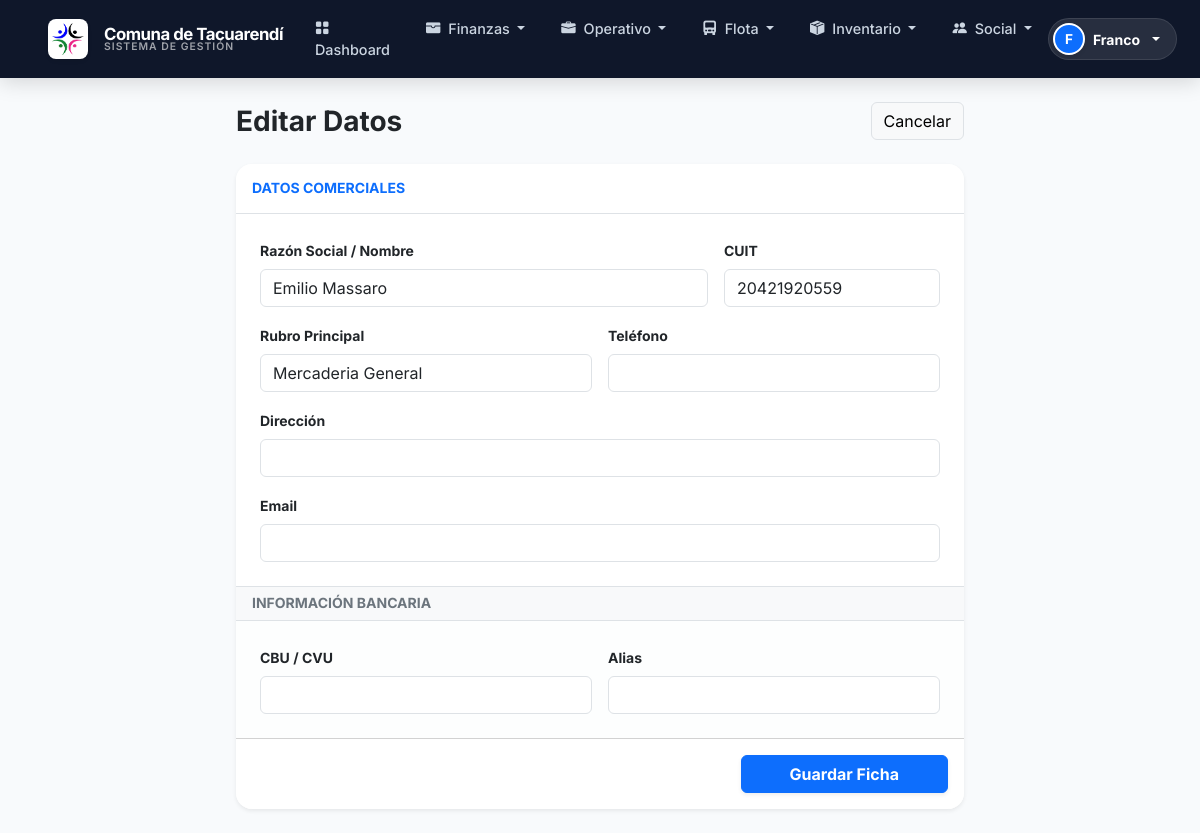
Page /proveedores/1/editar/ (signed in) on the committed database.
### finanzas/models.py (models this page shows, shortened)
class Proveedor(models.Model):
    nombre = models.CharField(max_length=200)
    cuit = models.CharField(max_length=20, blank=True, db_index=True)
    direccion = models.CharField(max_length=255, blank=True)
    telefono = models.CharField(max_length=50, blank=True)
    email = models.EmailField(blank=True)
    rubro = models.CharField(max_length=100, blank=True, null=True, help_text="Ej: Ferretería, Combustible")
    cbu = models.CharField(max_length=100, blank=True, null=True, verbose_name="CBU/CVU")
    alias = models.CharField(max_length=100, blank=True, null=True, verbose_name="Alias Bancario")
    activo = models.BooleanField(default=True)
    class Meta:
        verbose_name = "Proveedor"
        verbose_name_plural = "Proveedores"

### finanzas/views.py (the view, shortened to what this page needs)
# urls.py: path("proveedores/<int:pk>/editar/", views.ProveedorUpdateView.as_view(), name="proveedor_update"),
class ProveedorUpdateView(StaffRequiredMixin, UpdateView):
    model = Proveedor
    fields = ["nombre", "cuit", "telefono", "email", "direccion", "rubro", "cbu", "alias"]
    template_name = "finanzas/proveedor_form.html"
    success_url = reverse_lazy("finanzas:proveedor_list")

### finanzas/context_processors.py (called while the page is built)
def roles_ctx(request):
    if request.user.is_authenticated:
        return get_roles_ctx(request.user)
    return {}

def comuna_ctx(request):
    return {
        "COMUNA_NOMBRE": getattr(settings, "COMUNA_NOMBRE", "Comuna de Tacuarendí"),
        "COMUNA_CUIT": getattr(settings, "COMUNA_CUIT", ""),
        "COMUNA_TELEFONO": getattr(settings, "COMUNA_TELEFONO", ""),
        "COMUNA_EMAIL": getattr(settings, "COMUNA_EMAIL", ""),
        "COMUNA_DIRECCION": getattr(settings, "COMUNA_DOMICILIO", ""),
    }

### finanzas/mixins.py (called while the page is built)
def _tiene_grupo(user, grupos):
    if not user:
        return False
    if not getattr(user, "is_authenticated", False):
        return False
    if user.is_superuser:
        return True
    return user.groups.filter(name__in=grupos).exists()

def es_admin_sistema(user):
    return _tiene_grupo(user, ["ADMIN_SISTEMA", "ADMIN"])

def es_staff_finanzas(user):
    return _tiene_grupo(user, ["Finanzas", "STAFF_FINANZAS", "TESORERIA", "SECRETARIA"])

def es_operador_finanzas(user):
    return _tiene_grupo(user, ["Finanzas", "OPERADOR_FINANZAS", "CAJA", "STAFF_FINANZAS", "ADMIN_SISTEMA"])

def es_operador_social(user):
    grupos_permitidos = [
        "Social",
        "Social Administración",
        "GENEROYNIÑEZ",
        "OPERADOR_SOCIAL",
        "MESA_ENTRADA",
        "STAFF_FINANZAS",
        "ADMIN_SISTEMA"
    ]
    return _tiene_grupo(user, grupos_permitidos)

def es_equipo_genero(user):
    return _tiene_grupo(user, ["GENEROYNIÑEZ", "ADMIN_SISTEMA"])

def puede_ver_historial_economico(user):
    if not user or not user.is_authenticated:
        return False
    if user.is_superuser:
        return True
    grupos_dinero = ["Finanzas", "STAFF_FINANZAS", "TESORERIA", "ADMIN_SISTEMA"]
    return user.groups.filter(name__in=grupos_dinero).exists()

    def dispatch(self, request, *args, **kwargs):
        if not (es_staff_finanzas(request.user) or es_admin_sistema(request.user)):
            return self.handle_no_permission()
        return super().dispatch(request, *args, **kwargs)

### finanzas/templates/finanzas/proveedor_form.html (shortened to what this page needs)
{% extends "finanzas/base.html" %}
{% block content %}
<div class="row justify-content-center">
    <div class="col-12 col-xl-8">
        <form method="post" class="needs-validation" novalidate>
            <div class="d-flex justify-content-between align-items-center mb-4">
                <h1 class="h3 fw-bold text-dark mb-0">
                    {% if form.instance.pk %}Editar Datos{% else %}Alta de Proveedor{% endif %}
                </h1>
                <a href="{% url 'finanzas:proveedor_list' %}" class="btn btn-light border">Cancelar</a>
            </div>
            <div class="card border-0 shadow-sm rounded-4 overflow-hidden">
                <div class="card-header bg-white py-3 border-bottom">
                    <h6 class="mb-0 fw-bold text-primary small text-uppercase ls-1">Datos Comerciales</h6>
                </div>
                <div class="card-body p-4">
                    <div class="row g-3">
                        <div class="col-md-8">
                            <label class="form-label text-dark fw-bold small">Razón Social / Nombre</label>
                            <input type="text" name="nombre" class="form-control" value="{{ form.nombre.value|default:'' }}" required>
                        </div>
                        <div class="col-md-4">
                            <label class="form-label text-dark fw-bold small">CUIT</label>
                            <input type="text" name="cuit" class="form-control" value="{{ form.cuit.value|default:'' }}">
                        </div>
                        <div class="col-md-6">
                            <label class="form-label text-dark fw-bold small">Rubro Principal</label>
                            <input type="text" name="rubro" class="form-control" value="{{ form.rubro.value|default:'' }}" placeholder="Ej: Ferretería, Combustible...">
                        </div>
                        <div class="col-md-6">
                            <label class="form-label text-dark fw-bold small">Teléfono</label>
                            <input type="text" name="telefono" class="form-control" value="{{ form.telefono.value|default:'' }}">
                        </div>
                        <div class="col-12">
                            <label class="form-label text-dark fw-bold small">Dirección</label>
                            <input type="text" name="direccion" class="form-control" value="{{ form.direccion.value|default:'' }}">
                        </div>
                        <div class="col-12">
                            <label class="form-label text-dark fw-bold small">Email</label>
                            <input type="email" name="email" class="form-control" value="{{ form.email.value|default:'' }}">
                        </div>
                    </div>
                </div>
                <div class="card-header bg-light py-2 border-top border-bottom">
                    <h6 class="mb-0 fw-bold text-secondary small text-uppercase ls-1">Información Bancaria</h6>
                </div>
                <div class="card-body p-4 bg-light bg-opacity-25">
                    <div class="row g-3">
                        <div class="col-md-6">
                            <label class="form-label text-dark fw-bold small">CBU / CVU</label>
                            <input type="text" name="cbu" class="form-control font-monospace" value="{{ form.cbu.value|default:'' }}">
                        </div>
                        <div class="col-md-6">
                            <label class="form-label text-dark fw-bold small">Alias</label>
                            <input type="text" name="alias" class="form-control" value="{{ form.alias.value|default:'' }}">
                        </div>
                    </div>
                </div>
                <div class="card-footer bg-white p-3 text-end">
                    <button type="submit" class="btn btn-primary px-5 fw-bold shadow-sm">Guardar Ficha</button>
                </div>
            </div>
        </form>
    </div>
</div>
{% endblock %}

### finanzas/templates/finanzas/base.html (shortened to what this page needs)
{% load static %}
{% load humanize %}
<!doctype html>
<html lang="es" data-bs-theme="light">
  <head>
    <link href="https://cdn.jsdelivr.net/npm/bootstrap@5.3.3/dist/css/bootstrap.min.css" rel="stylesheet">
    <link rel="stylesheet" href="https://cdn.jsdelivr.net/npm/bootstrap-icons@1.11.3/font/bootstrap-icons.min.css">
    <link href="https://cdn.jsdelivr.net/npm/select2@4.1.0-rc.0/dist/css/select2.min.css" rel="stylesheet" />
    <link rel="stylesheet" href="https://cdn.jsdelivr.net/npm/select2-bootstrap-5-theme@1.3.0/dist/select2-bootstrap-5-theme.min.css" />
    <link href="https://cdn.jsdelivr.net/npm/sweetalert2@11/dist/sweetalert2.min.css" rel="stylesheet">
  </head>
  <body>
    <nav class="navbar navbar-expand-lg navbar-dark navbar-glass sticky-top">
      <div class="container-fluid px-lg-5">
        <a class="navbar-brand d-flex align-items-center gap-3" href="{% url 'finanzas:home' %}">
            <div class="logo-box shadow-sm">
                <img src="{% static 'finanzas/img/logo-comuna.png' %}" onerror="this.style.display='none'" alt="Logo" class="logo-img">
            </div>
            <div class="d-flex flex-column lh-1">
                <span style="font-size: 1.05rem;">Comuna de Tacuarendí</span>
                <span class="brand-subtitle">Sistema de Gestión</span>
            </div>
        </a>
        <div class="collapse navbar-collapse" id="mainNav">
          {% if request.user.is_authenticated %}
            <ul class="navbar-nav mx-auto mb-2 mb-lg-0 gap-1 pt-2 pt-lg-0">
              <li class="nav-item">
                <a class="nav-link" href="{% url 'finanzas:dashboard' %}">
                    <i class="bi bi-grid-fill me-1"></i> Dashboard
                </a>
              </li>
              {% if es_operador_finanzas or es_staff_finanzas or es_admin_sistema or es_operador_social %}
              <li class="nav-item dropdown">
                <a class="nav-link dropdown-toggle" href="#" data-bs-toggle="dropdown">
                    <i class="bi bi-wallet-fill me-1"></i> Finanzas
                </a>
              </li>
              {% endif %}
              {% if es_operador_finanzas or es_operador_social or es_admin_sistema %}
              <li class="nav-item dropdown">
                <a class="nav-link dropdown-toggle" href="#" data-bs-toggle="dropdown">
                    <i class="bi bi-briefcase-fill me-1"></i> Operativo
                </a>
              </li>
              {% endif %}
              {% if es_operador_finanzas or es_operador_social or es_admin_sistema %}
              <li class="nav-item dropdown">
                <a class="nav-link dropdown-toggle" href="#" data-bs-toggle="dropdown">
                    <i class="bi bi-truck-front-fill me-1"></i> Flota
                </a>
              </li>
              {% endif %}
              {% if es_operador_finanzas or es_admin_sistema or es_operador_social %}
              <li class="nav-item dropdown">
                <a class="nav-link dropdown-toggle" href="#" data-bs-toggle="dropdown">
                    <i class="bi bi-box-seam-fill me-1"></i> Inventario
                </a>
              </li>
              {% endif %}
              <li class="nav-item dropdown">
                 <a class="nav-link dropdown-toggle" href="#" data-bs-toggle="dropdown">
                    <i class="bi bi-people-fill me-1"></i> Social
                </a>
              </li>
            </ul>
            <div class="d-flex align-items-center gap-3 pt-3 pt-lg-0">
                <div class="dropdown">
                    <a href="#" class="d-flex align-items-center gap-2 text-decoration-none dropdown-toggle p-1 rounded-pill bg-white bg-opacity-10 pe-3 text-white border border-white border-opacity-10 hover-lift" data-bs-toggle="dropdown">
                        <div class="bg-primary text-white rounded-circle d-flex align-items-center justify-content-center fw-bold shadow-sm border border-2 border-white" style="width: 32px; height: 32px; font-size: 0.85rem;">
                            {{ request.user.first_name|slice:":1"|default:request.user.username|slice:":1"|upper }}
                        </div>
                        <span class="small fw-bold">{{ request.user.first_name|default:request.user.username }}</span>
                    </a>
                </div>
            </div>
          {% else %}
            <div class="ms-auto">
                <a href="{% url 'login' %}" class="btn btn-light btn-sm px-4 fw-bold shadow-sm">Ingresar</a>
            </div>
          {% endif %}
        </div>
      </div>
    </nav>
    <main class="flex-grow-1 py-4">
      <div class="container-fluid px-lg-5">
        {% block content %}{% endblock %}
      </div>
    </main>
  </body>
</html>

### finanzas/templates/finanzas/base.html (style rules this page uses)
:root { --font-primary: 'Inter', sans-serif; --primary-color: #0f172a; --bg-body: #f8fafc; --text-main: #020617; --text-muted: #64748b; }
body { font-family: var(--font-primary); background-color: var(--bg-body); color: var(--text-main); min-height: 100vh; display: flex; flex-direction: column; }
.navbar-glass { background: #0f172a; padding: 0.6rem 0; box-shadow: 0 4px 20px rgba(0, 0, 0, 0.15); z-index: 1030; }
.navbar-brand { font-weight: 700; letter-spacing: -0.5px; color: #fff !important; }
.brand-subtitle { font-size: 0.65rem; text-transform: uppercase; letter-spacing: 1px; color: rgba(255,255,255,0.6); font-weight: 600; }
.nav-link { font-weight: 500; font-size: 0.9rem; color: #cbd5e1 !important; padding: 0.5rem 1rem !important; border-radius: 6px; transition: all 0.2s; }
.logo-box { background: white; padding: 4px; border-radius: 8px; display: flex; align-items: center; justify-content: center; height: 40px; width: 40px; }
.logo-img { max-height: 32px; width: auto; }
.card { border: 1px solid #e2e8f0; border-radius: 12px; box-shadow: 0 1px 3px rgba(0,0,0,0.05); }
.hover-lift { transition: transform 0.2s; }

### rows in the picture
Proveedor: nombre "Emilio Massaro", cuit "20421920559", rubro "Mercaderia General"

### other values in the picture
{{ request.user.first_name|default:request.user.username }} "Franco"
